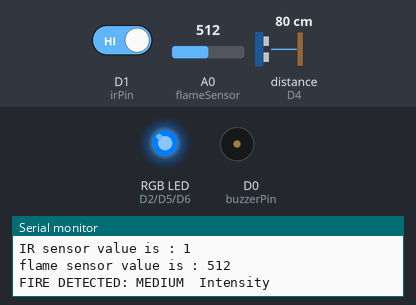
A sketch run on a simulated ESP8266 (NodeMCU). Parts: an RGB LED mixed from three pins (HIGH = lit), buzzer (waves = sounding, pin HIGH), the last lines printed to the serial monitor. Wiring (inferred from the names in the program): ultrasonic range finder: trigger D3; echo D4. Inputs (shaded band) come from the test bench; at power-on: A0 (flameSensor) = 512, D1 (irPin) HIGH, distance to the obstacle (sensor on D4) 80 cm. The echo pulse lasts 58.3 µs per cm; pins used as bus, display or sensor lines are not drawn.

Above: at 0.6 s.
1.3 s: A0 (flameSensor) set to 312
11.7 s: A0 (flameSensor) set to 284
At 17.9 s:
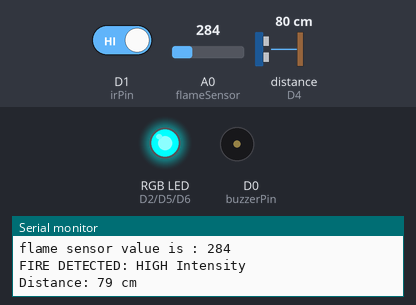
18.0 s: A0 (flameSensor) set to 610
At 18.7 s:
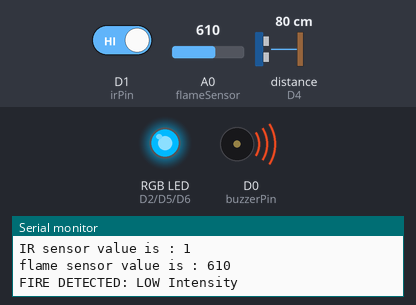
21.5 s: A0 (flameSensor) set to 887
27.2 s: A0 (flameSensor) set to 913
At 35.0 s:
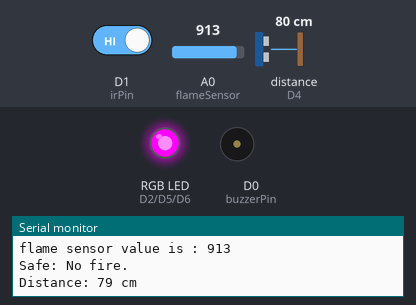
35.3 s: A0 (flameSensor) set to 890
At 36.7 s:
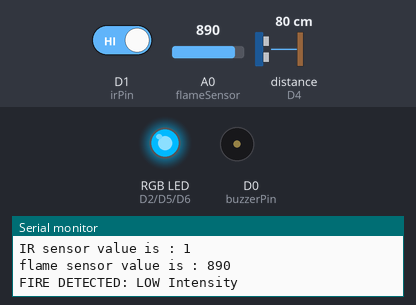
Timing chart, 0 to 41.2 s (numbered marks = the images above; inputs shaded):
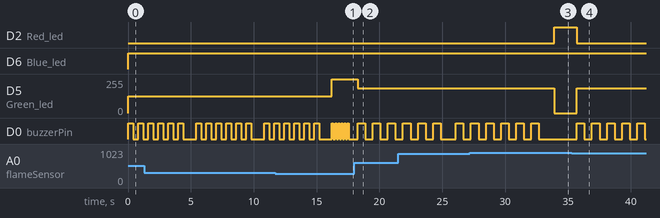

The sketch:

basic_function.ino
```cpp
int irPin = D1;
int flameSensor =A0;
int Red_led =D2;
int Green_led =D5;
int Blue_led =D6;
int buzzerPin =D0;
const int trigPin = D3;
const int echoPin = D4;
// D2 R , D5 G , D6 B , D0 Buzzer
void setup() {
  // put your setup code here, to run once:
  Serial.begin(115200);
  Serial.println("Setup ");
  pinMode(buzzerPin ,OUTPUT);
  pinMode(Red_led ,OUTPUT);
  pinMode(Green_led ,OUTPUT);
  pinMode(Blue_led ,OUTPUT);
  pinMode(irPin,INPUT);
  pinMode(flameSensor,INPUT);
  pinMode(trigPin, OUTPUT);
  pinMode(echoPin, INPUT);
}


void setColor(int r, int g , int b ){
  // for comon anode we subtrate the value from 255 to invert it .
  analogWrite(Red_led, 255-r );
  analogWrite(Green_led, 255-g);
  analogWrite(Blue_led,255-b);

}
long duration;
int distance;

void setBuzzer(char intensity) {
  switch (intensity) {
    case 'h':
      for(int i = 0; i < 6; i++) {
        digitalWrite(buzzerPin, HIGH);
        delay(120);
        digitalWrite(buzzerPin, LOW);
        delay(120);
      }
      break;

    case 'm':
      for(int i = 0; i < 6; i++) {
        digitalWrite(buzzerPin, HIGH);
        delay(400);
        digitalWrite(buzzerPin, LOW);
        delay(400);
      }
      break;

    case 'l':
      for(int i = 0; i < 6; i++) {
        digitalWrite(buzzerPin, HIGH);
        delay(800);
        digitalWrite(buzzerPin, LOW);
        delay(800);
      }
      break;

    case 'w':
      for(int i = 0; i < 6; i++) {
        digitalWrite(buzzerPin, HIGH);
        delay(600);
        digitalWrite(buzzerPin, LOW);
        delay(600);
      }
      break;

    default:
      digitalWrite(buzzerPin, LOW);
      break;
  }
}


void checkFire(){
  /*
  • Below 300: The sensor is flooded with infrared light (flame is very close or huge).
  • 300 to 600: Moderate infrared detection (a steady flame at medium distance).
  • 600 to 900: Light infrared detection (a small candle flame far away, or slight ambient light interference).
  • Above 900: The sensor sees normal room conditions (safe zone).

  */
  int flameState = analogRead(flameSensor);
  if(flameState<300){
    Serial.println("FIRE DETECTED: HIGH Intensity");
    setColor(255,0,0);
    setBuzzer('h');

  }else if(flameState >= 300 && flameState < 600){
    Serial.println("FIRE DETECTED: MEDIUM  Intensity");
    setColor(255, 130, 0);
    setBuzzer('m');

  }else if (flameState >= 600 && flameState < 900){
    Serial.println("FIRE DETECTED: LOW Intensity");
    setColor(255, 70, 0);
    setBuzzer('w');
  }else{
    Serial.println("Safe: No fire.");
    setColor(0,255,0);
    // setBuzzer('l');
    digitalWrite(buzzerPin, LOW);
  }
}


void loop() {
  // put your main code here, to run repeatedly:
  int irState = digitalRead(irPin);
  int flameSatate = analogRead(flameSensor);

  Serial.println("IR sensor value is : "+ String(irState));
  Serial.println("flame sensor value is : " + String(flameSatate));

  checkFire();
  digitalWrite(trigPin, LOW);
  delayMicroseconds(2);

  // 2. Trigger the sensor by sending a HIGH pulse for 10 microseconds
  digitalWrite(trigPin, HIGH);
  delayMicroseconds(10);
  digitalWrite(trigPin, LOW);

  // 3. Read the echoPin. pulseIn returns the travel time in microseconds
  duration = pulseIn(echoPin, HIGH);

  // 4. Calculate the distance in centimeters
  // Formula: (Speed of sound is 0.034 cm per microsecond) / 2
  distance = duration * 0.034 / 2;

  // 5. Print the distance to the Serial Monitor
  Serial.print("Distance: ");
  Serial.print(distance);
  Serial.println(" cm");
  delay(600);
}
```

Measured:
- the behaviour switches between 300 and 299 on A0 (flameSensor) (found by bisection; images 0 and 1)
- the behaviour switches between 899 and 900 on A0 (flameSensor) (found by bisection; images 2 and 3)
- after the input at 11.7 s, D5 (Green_led): 125/255 → 255/255 after 4.5 s
- after the input at 18.0 s, D5 (Green_led): 255/255 → 185/255 after 0.27 s
- after the input at 27.2 s, D2 (Red_led): LOW → HIGH after 6.7 s; D5 (Green_led): 185/255 → 0/255 after 6.7 s; D0 (buzzerPin): goes on until 32.7 s, then stays LOW
- after the input at 35.3 s, D2 (Red_led): HIGH → LOW after 0.40 s; D5 (Green_led): 0/255 → 185/255 after 0.40 s; D0 (buzzerPin): alternates HIGH for 0.60 s and LOW for 0.60 s, starting after 0.40 s
